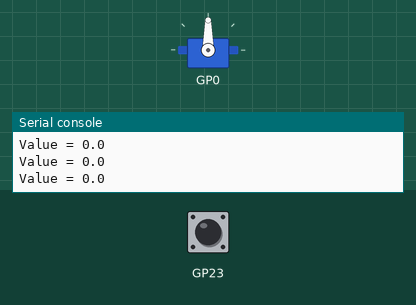
This program was run on a simulated Raspberry Pi Pico running MicroPython. Shown: servo, the last lines printed to the serial console. The inputs (shaded band) are chosen by the test bench; at power-on: GP23 HIGH. Random numbers come from a fixed seed. At 48.2 s the program stops and its outputs stay as they are.

Above: at 0.1 s.
At 2.1 s:
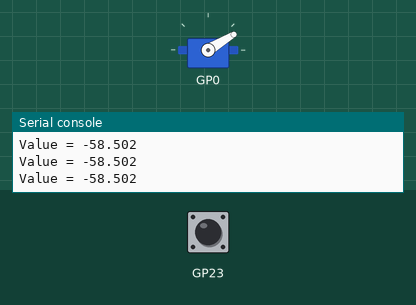
At 48.1 s:
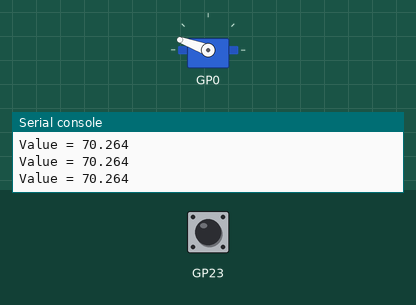
48.2 s: GP23 pulled LOW for 0.15 s
Timing chart, 0 to 49.7 s (numbered marks = the images above; inputs shaded):
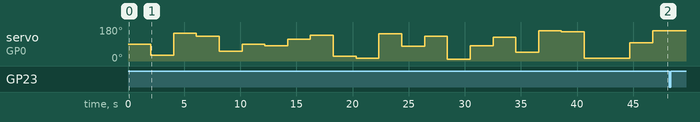

The program:

simple_easing.py
```python
import time
import math
import random
from pimoroni import Button
from servo import Servo, servo2040

"""
An example of how to move a servo smoothly between random positions.

Press "Boot" to exit the program.
"""

UPDATES = 50            # How many times to update Servos per second
TIME_FOR_EACH_MOVE = 2  # The time to travel between each random value
UPDATES_PER_MOVE = TIME_FOR_EACH_MOVE * UPDATES

SERVO_EXTENT = 80       # How far from zero to move the servo
USE_COSINE = True       # Whether or not to use a cosine path between values

# Create a servo on pin 0
s = Servo(servo2040.SERVO_1)

# Get the initial value and create a random end value between the extents
start_value = s.mid_value()
end_value = random.uniform(-SERVO_EXTENT, SERVO_EXTENT)

# Create the user button
user_sw = Button(servo2040.USER_SW)


update = 0

# Continually move the servo until the user button is pressed
while not user_sw.raw():

    # Calculate how far along this movement to be
    percent_along = update / UPDATES_PER_MOVE

    if USE_COSINE:
        # Move the servo between values using cosine
        s.to_percent(math.cos(percent_along * math.pi), 1.0, -1.0, start_value, end_value)
    else:
        # Move the servo linearly between values
        s.to_percent(percent_along, 0.0, 1.0, start_value, end_value)

    # Print out the value the servo is now at
    print("Value = ", round(s.value(), 3), sep="")

    # Move along in time
    update += 1

    # Have we reached the end of this movement?
    if update >= UPDATES_PER_MOVE:
        # Reset the counter
        update = 0

        # Set the start as the last end and create a new random end value
        start_value = end_value
        end_value = random.uniform(-SERVO_EXTENT, SERVO_EXTENT)

    time.sleep(1.0 / UPDATES)

# Disable the servo
s.disable()
```

Measured:
- after the input at 48.2 s, every drawn part: stays the same
